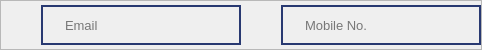
                     <widget class="QFrame" name="frame_18">
                      <property name="minimumSize">
                       <size>
                        <width>0</width>
                        <height>50</height>
                       </size>
                      </property>
                      <property name="maximumSize">
                       <size>
                        <width>16777215</width>
                        <height>50</height>
                       </size>
                      </property>
                      <property name="frameShape">
                       <enum>QFrame::StyledPanel</enum>
                      </property>
                      <property name="frameShadow">
                       <enum>QFrame::Raised</enum>
                      </property>
                      <layout class="QHBoxLayout" name="horizontalLayout_8">
                       <property name="spacing">
                        <number>0</number>
                       </property>
                       <property name="leftMargin">
                        <number>0</number>
                       </property>
                       <property name="topMargin">
                        <number>0</number>
                       </property>
                       <property name="rightMargin">
                        <number>0</number>
                       </property>
                       <property name="bottomMargin">
                        <number>0</number>
                       </property>
                       <item>
                        <widget class="QFrame" name="frame_7">
                         <property name="minimumSize">
                          <size>
                           <width>40</width>
                           <height>40</height>
                          </size>
                         </property>
                         <property name="maximumSize">
                          <size>
                           <width>40</width>
                           <height>40</height>
                          </size>
                         </property>
                         <property name="styleSheet">
                          <string notr="true">image: url(:/login_logo/icons/message-324.png);
background-color: transparent</string>
                         </property>
                         <property name="frameShape">
                          <enum>QFrame::StyledPanel</enum>
                         </property>
                         <property name="frameShadow">
                          <enum>QFrame::Raised</enum>
                         </property>
                        </widget>
                       </item>
                       <item>
                        <widget class="QLineEdit" name="email">
                         <property name="minimumSize">
                          <size>
                           <width>200</width>
                           <height>40</height>
                          </size>
                         </property>
                         <property name="maximumSize">
                          <size>
                           <width>145</width>
                           <height>40</height>
                          </size>
                         </property>
                         <property name="font">
                          <font>
                           <family>Segoe UI</family>
                           <pointsize>10</pointsize>
                          </font>
                         </property>
                         <property name="styleSheet">
                          <string notr="true">QLineEdit{
	border: 2px solid rgb(40, 57, 113);
	color: rgb(0, 0, 0);
	padding-left: 20px;
	padding-right: 20px;
	background-color: transparent;
}
QLineEdit:hover{
	border: 2px solid rgb(64, 92, 182)
}
QLineEdit:focus{
	border: 2px solid rgb(40, 57, 113);
	background-color: transparent
}</string>
                         </property>
                         <property name="text">
                          <string/>
                         </property>
                         <property name="placeholderText">
                          <string>Email</string>
                         </property>
                        </widget>
                       </item>
                       <item>
                        <widget class="QFrame" name="frame_9">
                         <property name="minimumSize">
                          <size>
                           <width>40</width>
                           <height>40</height>
                          </size>
                         </property>
                         <property name="maximumSize">
                          <size>
                           <width>40</width>
                           <height>40</height>
                          </size>
                         </property>
                         <property name="styleSheet">
                          <string notr="true">image: url(:/login_logo/icons/mobile-phone-697.png);
background-color: transparent</string>
                         </property>
                         <property name="frameShape">
                          <enum>QFrame::StyledPanel</enum>
                         </property>
                         <property name="frameShadow">
                          <enum>QFrame::Raised</enum>
                         </property>
                        </widget>
                       </item>
                       <item>
                        <widget class="QLineEdit" name="mobile_no">
                         <property name="minimumSize">
                          <size>
                           <width>200</width>
                           <height>40</height>
                          </size>
                         </property>
                         <property name="maximumSize">
                          <size>
                           <width>145</width>
                           <height>40</height>
                          </size>
                         </property>
                         <property name="font">
                          <font>
                           <family>Segoe UI</family>
                           <pointsize>10</pointsize>
                          </font>
                         </property>
                         <property name="styleSheet">
                          <string notr="true">QLineEdit{
	border: 2px solid rgb(40, 57, 113);
	color: rgb(0, 0, 0);
	padding-left: 20px;
	padding-right: 20px;
	background-color: transparent;
}
QLineEdit:hover{
	border: 2px solid rgb(64, 92, 182)
}
QLineEdit:focus{
	border: 2px solid rgb(40, 57, 113);
	background-color: transparent
}</string>
                         </property>
                         <property name="text">
                          <string/>
                         </property>
                         <property name="placeholderText">
                          <string>Mobile No.</string>
                         </property>
                        </widget>
                       </item>
                      </layout>
                     </widget>
